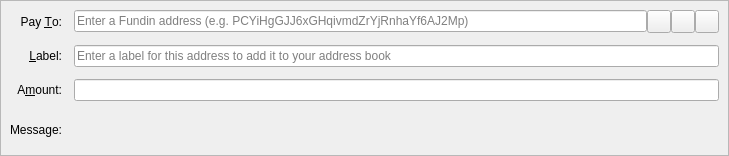
<?xml version="1.0" encoding="UTF-8"?>
<ui version="4.0">
 <class>SendCoinsEntry</class>
 <widget class="QStackedWidget" name="SendCoinsEntry">
  <property name="geometry">
   <rect>
    <x>0</x>
    <y>0</y>
    <width>729</width>
    <height>156</height>
   </rect>
  </property>
  <property name="focusPolicy">
   <enum>Qt::TabFocus</enum>
  </property>
  <property name="autoFillBackground">
   <bool>false</bool>
  </property>
  <widget class="QFrame" name="SendCoins">
   <property name="toolTip">
    <string>This is a normal payment.</string>
   </property>
   <property name="frameShape">
    <enum>QFrame::StyledPanel</enum>
   </property>
   <property name="frameShadow">
    <enum>QFrame::Sunken</enum>
   </property>
   <layout class="QGridLayout" name="gridLayout">
    <property name="spacing">
     <number>12</number>
    </property>
    <item row="0" column="0">
     <widget class="QLabel" name="payToLabel">
      <property name="text">
       <string>Pay &amp;To:</string>
      </property>
      <property name="alignment">
       <set>Qt::AlignRight|Qt::AlignTrailing|Qt::AlignVCenter</set>
      </property>
      <property name="buddy">
       <cstring>payTo</cstring>
      </property>
     </widget>
    </item>
    <item row="0" column="1">
     <layout class="QHBoxLayout" name="payToLayout">
      <property name="spacing">
       <number>0</number>
      </property>
      <item>
       <widget class="QValidatedLineEdit" name="payTo">
        <property name="toolTip">
         <string>The Fundin address to send the payment to</string>
        </property>
        <property name="inputMask">
         <string/>
        </property>
        <property name="placeholderText">
         <string>Enter a Fundin address (e.g. PCYiHgGJJ6xGHqivmdZrYjRnhaYf6AJ2Mp)</string>
        </property>
       </widget>
      </item>
      <item>
       <widget class="QToolButton" name="addressBookButton">
        <property name="toolTip">
         <string>Choose previously used address</string>
        </property>
        <property name="text">
         <string/>
        </property>
        <property name="icon">
         <iconset resource="../fundin.qrc">
          <normaloff>:/icons/address-book</normaloff>:/icons/address-book</iconset>
        </property>
        <property name="iconSize">
         <size>
          <width>16</width>
          <height>16</height>
         </size>
        </property>
        <property name="shortcut">
         <string>Alt+A</string>
        </property>
       </widget>
      </item>
      <item>
       <widget class="QToolButton" name="pasteButton">
        <property name="toolTip">
         <string>Paste address from clipboard</string>
        </property>
        <property name="text">
         <string/>
        </property>
        <property name="icon">
         <iconset resource="../fundin.qrc">
          <normaloff>:/icons/editpaste</normaloff>:/icons/editpaste</iconset>
        </property>
        <property name="shortcut">
         <string>Alt+P</string>
        </property>
       </widget>
      </item>
      <item>
       <widget class="QToolButton" name="deleteButton">
        <property name="toolTip">
         <string>Remove this entry</string>
        </property>
        <property name="text">
         <string/>
        </property>
        <property name="icon">
         <iconset resource="../fundin.qrc">
          <normaloff>:/icons/remove</normaloff>:/icons/remove</iconset>
        </property>
       </widget>
      </item>
     </layout>
    </item>
    <item row="1" column="0">
     <widget class="QLabel" name="labelLabel">
      <property name="text">
       <string>&amp;Label:</string>
      </property>
      <property name="alignment">
       <set>Qt::AlignRight|Qt::AlignTrailing|Qt::AlignVCenter</set>
      </property>
      <property name="buddy">
       <cstring>addAsLabel</cstring>
      </property>
     </widget>
    </item>
    <item row="1" column="1">
     <widget class="QLineEdit" name="addAsLabel">
      <property name="toolTip">
       <string>Enter a label for this address to add it to the list of used addresses</string>
      </property>
      <property name="inputMask">
       <string/>
      </property>
      <property name="placeholderText">
       <string>Enter a label for this address to add it to your address book</string>
      </property>
     </widget>
    </item>
    <item row="2" column="0">
     <widget class="QLabel" name="amountLabel">
      <property name="text">
       <string>A&amp;mount:</string>
      </property>
      <property name="alignment">
       <set>Qt::AlignRight|Qt::AlignTrailing|Qt::AlignVCenter</set>
      </property>
      <property name="buddy">
       <cstring>payAmount</cstring>
      </property>
     </widget>
    </item>
    <item row="2" column="1">
     <widget class="BitcoinAmountField" name="payAmount"/>
    </item>
    <item row="3" column="0">
     <widget class="QLabel" name="messageLabel">
      <property name="text">
       <string>Message:</string>
      </property>
      <property name="alignment">
       <set>Qt::AlignRight|Qt::AlignTrailing|Qt::AlignVCenter</set>
      </property>
     </widget>
    </item>
    <item row="3" column="1">
     <widget class="QLabel" name="messageTextLabel">
      <property name="toolTip">
       <string>A message that was attached to the Fundin: URI which will be stored with the transaction for your reference. Note: This message will not be sent over the Fundin network.</string>
      </property>
      <property name="textFormat">
       <enum>Qt::PlainText</enum>
      </property>
     </widget>
    </item>
   </layout>
  </widget>
  <widget class="QFrame" name="SendCoins_InsecurePaymentRequest">
   <property name="palette">
    <palette>
     <active>
      <colorrole role="WindowText">
       <brush brushstyle="SolidPattern">
        <color alpha="255">
         <red>0</red>
         <green>0</green>
         <blue>0</blue>
        </color>
       </brush>
      </colorrole>
      <colorrole role="Button">
       <brush brushstyle="SolidPattern">
        <color alpha="255">
         <red>255</red>
         <green>255</green>
         <blue>127</blue>
        </color>
       </brush>
      </colorrole>
      <colorrole role="Light">
       <brush brushstyle="SolidPattern">
        <color alpha="255">
         <red>255</red>
         <green>255</green>
         <blue>255</blue>
        </color>
       </brush>
      </colorrole>
      <colorrole role="Midlight">
       <brush brushstyle="SolidPattern">
        <color alpha="255">
         <red>255</red>
         <green>255</green>
         <blue>191</blue>
        </color>
       </brush>
      </colorrole>
      <colorrole role="Dark">
       <brush brushstyle="SolidPattern">
        <color alpha="255">
         <red>127</red>
         <green>127</green>
         <blue>63</blue>
        </color>
       </brush>
      </colorrole>
      <colorrole role="Mid">
       <brush brushstyle="SolidPattern">
        <color alpha="255">
         <red>170</red>
         <green>170</green>
         <blue>84</blue>
        </color>
       </brush>
      </colorrole>
      <colorrole role="Text">
       <brush brushstyle="SolidPattern">
        <color alpha="255">
         <red>0</red>
         <green>0</green>
         <blue>0</blue>
        </color>
       </brush>
      </colorrole>
      <colorrole role="BrightText">
       <brush brushstyle="SolidPattern">
        <color alpha="255">
         <red>255</red>
         <green>255</green>
         <blue>255</blue>
        </color>
       </brush>
      </colorrole>
      <colorrole role="ButtonText">
       <brush brushstyle="SolidPattern">
        <color alpha="255">
         <red>0</red>
         <green>0</green>
         <blue>0</blue>
        </color>
       </brush>
      </colorrole>
      <colorrole role="Base">
       <brush brushstyle="SolidPattern">
        <color alpha="255">
         <red>255</red>
         <green>255</green>
         <blue>255</blue>
        </color>
       </brush>
      </colorrole>
      <colorrole role="Window">
       <brush brushstyle="SolidPattern">
        <color alpha="255">
         <red>255</red>
         <green>255</green>
         <blue>127</blue>
        </color>
       </brush>
      </colorrole>
      <colorrole role="Shadow">
       <brush brushstyle="SolidPattern">
        <color alpha="255">
         <red>0</red>
         <green>0</green>
         <blue>0</blue>
        </color>
       </brush>
      </colorrole>
      <colorrole role="AlternateBase">
       <brush brushstyle="SolidPattern">
        <color alpha="255">
         <red>255</red>
         <green>255</green>
         <blue>191</blue>
        </color>
       </brush>
      </colorrole>
      <colorrole role="ToolTipBase">
       <brush brushstyle="SolidPattern">
        <color alpha="255">
         <red>255</red>
         <green>255</green>
         <blue>220</blue>
        </color>
       </brush>
      </colorrole>
      <colorrole role="ToolTipText">
       <brush brushstyle="SolidPattern">
        <color alpha="255">
         <red>0</red>
         <green>0</green>
         <blue>0</blue>
        </color>
       </brush>
      </colorrole>
     </active>
     <inactive>
      <colorrole role="WindowText">
       <brush brushstyle="SolidPattern">
        <color alpha="255">
         <red>0</red>
         <green>0</green>
         <blue>0</blue>
        </color>
       </brush>
      </colorrole>
      <colorrole role="Button">
       <brush brushstyle="SolidPattern">
        <color alpha="255">
         <red>255</red>
         <green>255</green>
         <blue>127</blue>
        </color>
       </brush>
      </colorrole>
      <colorrole role="Light">
       <brush brushstyle="SolidPattern">
        <color alpha="255">
         <red>255</red>
         <green>255</green>
         <blue>255</blue>
        </color>
       </brush>
      </colorrole>
      <colorrole role="Midlight">
       <brush brushstyle="SolidPattern">
        <color alpha="255">
         <red>255</red>
         <green>255</green>
         <blue>191</blue>
        </color>
       </brush>
      </colorrole>
      <colorrole role="Dark">
       <brush brushstyle="SolidPattern">
        <color alpha="255">
         <red>127</red>
         <green>127</green>
         <blue>63</blue>
        </color>
       </brush>
      </colorrole>
      <colorrole role="Mid">
       <brush brushstyle="SolidPattern">
        <color alpha="255">
         <red>170</red>
         <green>170</green>
         <blue>84</blue>
        </color>
       </brush>
      </colorrole>
      <colorrole role="Text">
       <brush brushstyle="SolidPattern">
        <color alpha="255">
         <red>0</red>
         <green>0</green>
         <blue>0</blue>
        </color>
       </brush>
      </colorrole>
      <colorrole role="BrightText">
       <brush brushstyle="SolidPattern">
        <color alpha="255">
         <red>255</red>
         <green>255</green>
         <blue>255</blue>
        </color>
       </brush>
      </colorrole>
      <colorrole role="ButtonText">
       <brush brushstyle="SolidPattern">
        <color alpha="255">
         <red>0</red>
         <green>0</green>
         <blue>0</blue>
        </color>
       </brush>
      </colorrole>
      <colorrole role="Base">
       <brush brushstyle="SolidPattern">
        <color alpha="255">
         <red>255</red>
         <green>255</green>
         <blue>255</blue>
        </color>
       </brush>
      </colorrole>
      <colorrole role="Window">
       <brush brushstyle="SolidPattern">
        <color alpha="255">
         <red>255</red>
         <green>255</green>
         <blue>127</blue>
        </color>
       </brush>
      </colorrole>
      <colorrole role="Shadow">
       <brush brushstyle="SolidPattern">
        <color alpha="255">
         <red>0</red>
         <green>0</green>
         <blue>0</blue>
        </color>
       </brush>
      </colorrole>
      <colorrole role="AlternateBase">
       <brush brushstyle="SolidPattern">
        <color alpha="255">
         <red>255</red>
         <green>255</green>
         <blue>191</blue>
        </color>
       </brush>
      </colorrole>
      <colorrole role="ToolTipBase">
       <brush brushstyle="SolidPattern">
        <color alpha="255">
         <red>255</red>
         <green>255</green>
         <blue>220</blue>
        </color>
       </brush>
      </colorrole>
      <colorrole role="ToolTipText">
       <brush brushstyle="SolidPattern">
        <color alpha="255">
         <red>0</red>
         <green>0</green>
         <blue>0</blue>
        </color>
       </brush>
      </colorrole>
     </inactive>
     <disabled>
      <colorrole role="WindowText">
       <brush brushstyle="SolidPattern">
        <color alpha="255">
         <red>127</red>
         <green>127</green>
         <blue>63</blue>
        </color>
       </brush>
      </colorrole>
      <colorrole role="Button">
       <brush brushstyle="SolidPattern">
        <color alpha="255">
         <red>255</red>
         <green>255</green>
         <blue>127</blue>
        </color>
       </brush>
      </colorrole>
      <colorrole role="Light">
       <brush brushstyle="SolidPattern">
        <color alpha="255">
         <red>255</red>
         <green>255</green>
         <blue>255</blue>
        </color>
       </brush>
      </colorrole>
      <colorrole role="Midlight">
       <brush brushstyle="SolidPattern">
        <color alpha="255">
         <red>255</red>
         <green>255</green>
         <blue>191</blue>
        </color>
       </brush>
      </colorrole>
      <colorrole role="Dark">
       <brush brushstyle="SolidPattern">
        <color alpha="255">
         <red>127</red>
         <green>127</green>
         <blue>63</blue>
        </color>
       </brush>
      </colorrole>
      <colorrole role="Mid">
       <brush brushstyle="SolidPattern">
        <color alpha="255">
         <red>170</red>
         <green>170</green>
         <blue>84</blue>
        </color>
       </brush>
      </colorrole>
      <colorrole role="Text">
       <brush brushstyle="SolidPattern">
        <color alpha="255">
         <red>127</red>
         <green>127</green>
         <blue>63</blue>
        </color>
       </brush>
      </colorrole>
      <colorrole role="BrightText">
       <brush brushstyle="SolidPattern">
        <color alpha="255">
         <red>255</red>
         <green>255</green>
         <blue>255</blue>
        </color>
       </brush>
      </colorrole>
      <colorrole role="ButtonText">
       <brush brushstyle="SolidPattern">
        <color alpha="255">
         <red>127</red>
         <green>127</green>
         <blue>63</blue>
        </color>
       </brush>
      </colorrole>
      <colorrole role="Base">
       <brush brushstyle="SolidPattern">
        <color alpha="255">
         <red>255</red>
         <green>255</green>
         <blue>127</blue>
        </color>
       </brush>
      </colorrole>
      <colorrole role="Window">
       <brush brushstyle="SolidPattern">
        <color alpha="255">
         <red>255</red>
         <green>255</green>
         <blue>127</blue>
        </color>
       </brush>
      </colorrole>
      <colorrole role="Shadow">
       <brush brushstyle="SolidPattern">
        <color alpha="255">
         <red>0</red>
         <green>0</green>
         <blue>0</blue>
        </color>
       </brush>
      </colorrole>
      <colorrole role="AlternateBase">
       <brush brushstyle="SolidPattern">
        <color alpha="255">
         <red>255</red>
         <green>255</green>
         <blue>127</blue>
        </color>
       </brush>
      </colorrole>
      <colorrole role="ToolTipBase">
       <brush brushstyle="SolidPattern">
        <color alpha="255">
         <red>255</red>
         <green>255</green>
         <blue>220</blue>
        </color>
       </brush>
      </colorrole>
      <colorrole role="ToolTipText">
       <brush brushstyle="SolidPattern">
        <color alpha="255">
         <red>0</red>
         <green>0</green>
         <blue>0</blue>
        </color>
       </brush>
      </colorrole>
     </disabled>
    </palette>
   </property>
   <property name="toolTip">
    <string>This is an unverified payment request.</string>
   </property>
   <property name="autoFillBackground">
    <bool>true</bool>
   </property>
   <property name="frameShape">
    <enum>QFrame::StyledPanel</enum>
   </property>
   <property name="frameShadow">
    <enum>QFrame::Sunken</enum>
   </property>
   <layout class="QGridLayout" name="gridLayout_is">
    <property name="spacing">
     <number>12</number>
    </property>
    <item row="0" column="0">
     <widget class="QLabel" name="payToLabel_is">
      <property name="text">
       <string>Pay To:</string>
      </property>
      <property name="alignment">
       <set>Qt::AlignRight|Qt::AlignTrailing|Qt::AlignVCenter</set>
      </property>
     </widget>
    </item>
    <item row="0" column="1">
     <layout class="QHBoxLayout" name="payToLayout_is">
      <property name="spacing">
       <number>0</number>
      </property>
      <item>
       <widget class="QLabel" name="payTo_is"/>
      </item>
      <item>
       <widget class="QToolButton" name="deleteButton_is">
        <property name="toolTip">
         <string>Remove this entry</string>
        </property>
        <property name="text">
         <string/>
        </property>
        <property name="icon">
         <iconset resource="../fundin.qrc">
          <normaloff>:/icons/remove</normaloff>:/icons/remove</iconset>
        </property>
       </widget>
      </item>
     </layout>
    </item>
    <item row="1" column="0">
     <widget class="QLabel" name="memoLabel_is">
      <property name="text">
       <string>Memo:</string>
      </property>
      <property name="alignment">
       <set>Qt::AlignRight|Qt::AlignTrailing|Qt::AlignVCenter</set>
      </property>
     </widget>
    </item>
    <item row="1" column="1">
     <widget class="QLabel" name="memoTextLabel_is">
      <property name="textFormat">
       <enum>Qt::PlainText</enum>
      </property>
     </widget>
    </item>
    <item row="2" column="0">
     <widget class="QLabel" name="amountLabel_is">
      <property name="text">
       <string>A&amp;mount:</string>
      </property>
      <property name="alignment">
       <set>Qt::AlignRight|Qt::AlignTrailing|Qt::AlignVCenter</set>
      </property>
      <property name="buddy">
       <cstring>payAmount_is</cstring>
      </property>
     </widget>
    </item>
    <item row="2" column="1">
     <widget class="BitcoinAmountField" name="payAmount_is">
      <property name="acceptDrops">
       <bool>false</bool>
      </property>
     </widget>
    </item>
   </layout>
  </widget>
  <widget class="QFrame" name="SendCoins_SecurePaymentRequest">
   <property name="palette">
    <palette>
     <active>
      <colorrole role="WindowText">
       <brush brushstyle="SolidPattern">
        <color alpha="255">
         <red>0</red>
         <green>0</green>
         <blue>0</blue>
        </color>
       </brush>
      </colorrole>
      <colorrole role="Button">
       <brush brushstyle="SolidPattern">
        <color alpha="255">
         <red>140</red>
         <green>232</green>
         <blue>119</blue>
        </color>
       </brush>
      </colorrole>
      <colorrole role="Light">
       <brush brushstyle="SolidPattern">
        <color alpha="255">
         <red>230</red>
         <green>255</green>
         <blue>224</blue>
        </color>
       </brush>
      </colorrole>
      <colorrole role="Midlight">
       <brush brushstyle="SolidPattern">
        <color alpha="255">
         <red>185</red>
         <green>243</green>
         <blue>171</blue>
        </color>
       </brush>
      </colorrole>
      <colorrole role="Dark">
       <brush brushstyle="SolidPattern">
        <color alpha="255">
         <red>70</red>
         <green>116</green>
         <blue>59</blue>
        </color>
       </brush>
      </colorrole>
      <colorrole role="Mid">
       <brush brushstyle="SolidPattern">
        <color alpha="255">
         <red>93</red>
         <green>155</green>
         <blue>79</blue>
        </color>
       </brush>
      </colorrole>
      <colorrole role="Text">
       <brush brushstyle="SolidPattern">
        <color alpha="255">
         <red>0</red>
         <green>0</green>
         <blue>0</blue>
        </color>
       </brush>
      </colorrole>
      <colorrole role="BrightText">
       <brush brushstyle="SolidPattern">
        <color alpha="255">
         <red>155</red>
         <green>255</green>
         <blue>147</blue>
        </color>
       </brush>
      </colorrole>
      <colorrole role="ButtonText">
       <brush brushstyle="SolidPattern">
        <color alpha="255">
         <red>0</red>
         <green>0</green>
         <blue>0</blue>
        </color>
       </brush>
      </colorrole>
      <colorrole role="Base">
       <brush brushstyle="SolidPattern">
        <color alpha="255">
         <red>119</red>
         <green>255</green>
         <blue>233</blue>
        </color>
       </brush>
      </colorrole>
      <colorrole role="Window">
       <brush brushstyle="SolidPattern">
        <color alpha="255">
         <red>140</red>
         <green>232</green>
         <blue>119</blue>
        </color>
       </brush>
      </colorrole>
      <colorrole role="Shadow">
       <brush brushstyle="SolidPattern">
        <color alpha="255">
         <red>0</red>
         <green>0</green>
         <blue>0</blue>
        </color>
       </brush>
      </colorrole>
      <colorrole role="AlternateBase">
       <brush brushstyle="SolidPattern">
        <color alpha="255">
         <red>197</red>
         <green>243</green>
         <blue>187</blue>
        </color>
       </brush>
      </colorrole>
      <colorrole role="NoRole">
       <brush brushstyle="SolidPattern">
        <color alpha="255">
         <red>125</red>
         <green>194</green>
         <blue>122</blue>
        </color>
       </brush>
      </colorrole>
      <colorrole role="ToolTipBase">
       <brush brushstyle="SolidPattern">
        <color alpha="255">
         <red>255</red>
         <green>255</green>
         <blue>220</blue>
        </color>
       </brush>
      </colorrole>
      <colorrole role="ToolTipText">
       <brush brushstyle="SolidPattern">
        <color alpha="255">
         <red>0</red>
         <green>0</green>
         <blue>0</blue>
        </color>
       </brush>
      </colorrole>
     </active>
     <inactive>
      <colorrole role="WindowText">
       <brush brushstyle="SolidPattern">
        <color alpha="255">
         <red>0</red>
         <green>0</green>
         <blue>0</blue>
        </color>
       </brush>
      </colorrole>
      <colorrole role="Button">
       <brush brushstyle="SolidPattern">
        <color alpha="255">
         <red>140</red>
         <green>232</green>
         <blue>119</blue>
        </color>
       </brush>
      </colorrole>
      <colorrole role="Light">
       <brush brushstyle="SolidPattern">
        <color alpha="255">
         <red>230</red>
         <green>255</green>
         <blue>224</blue>
        </color>
       </brush>
      </colorrole>
      <colorrole role="Midlight">
       <brush brushstyle="SolidPattern">
        <color alpha="255">
         <red>185</red>
         <green>243</green>
         <blue>171</blue>
        </color>
       </brush>
      </colorrole>
      <colorrole role="Dark">
       <brush brushstyle="SolidPattern">
        <color alpha="255">
         <red>70</red>
         <green>116</green>
         <blue>59</blue>
        </color>
       </brush>
      </colorrole>
      <colorrole role="Mid">
       <brush brushstyle="SolidPattern">
        <color alpha="255">
         <red>93</red>
         <green>155</green>
         <blue>79</blue>
        </color>
       </brush>
      </colorrole>
      <colorrole role="Text">
       <brush brushstyle="SolidPattern">
        <color alpha="255">
         <red>0</red>
         <green>0</green>
         <blue>0</blue>
        </color>
       </brush>
      </colorrole>
      <colorrole role="BrightText">
       <brush brushstyle="SolidPattern">
        <color alpha="255">
         <red>155</red>
         <green>255</green>
         <blue>147</blue>
        </color>
       </brush>
      </colorrole>
      <colorrole role="ButtonText">
       <brush brushstyle="SolidPattern">
        <color alpha="255">
         <red>0</red>
         <green>0</green>
         <blue>0</blue>
        </color>
       </brush>
      </colorrole>
      <colorrole role="Base">
       <brush brushstyle="SolidPattern">
        <color alpha="255">
         <red>119</red>
         <green>255</green>
         <blue>233</blue>
        </color>
       </brush>
      </colorrole>
      <colorrole role="Window">
       <brush brushstyle="SolidPattern">
        <color alpha="255">
         <red>140</red>
         <green>232</green>
         <blue>119</blue>
        </color>
       </brush>
      </colorrole>
      <colorrole role="Shadow">
       <brush brushstyle="SolidPattern">
        <color alpha="255">
         <red>0</red>
         <green>0</green>
         <blue>0</blue>
        </color>
       </brush>
      </colorrole>
      <colorrole role="AlternateBase">
       <brush brushstyle="SolidPattern">
        <color alpha="255">
         <red>197</red>
         <green>243</green>
         <blue>187</blue>
        </color>
       </brush>
      </colorrole>
      <colorrole role="NoRole">
       <brush brushstyle="SolidPattern">
        <color alpha="255">
         <red>125</red>
         <green>194</green>
         <blue>122</blue>
        </color>
       </brush>
      </colorrole>
      <colorrole role="ToolTipBase">
       <brush brushstyle="SolidPattern">
        <color alpha="255">
         <red>255</red>
         <green>255</green>
         <blue>220</blue>
        </color>
       </brush>
      </colorrole>
      <colorrole role="ToolTipText">
       <brush brushstyle="SolidPattern">
        <color alpha="255">
         <red>0</red>
         <green>0</green>
         <blue>0</blue>
        </color>
       </brush>
      </colorrole>
     </inactive>
     <disabled>
      <colorrole role="WindowText">
       <brush brushstyle="SolidPattern">
        <color alpha="255">
         <red>70</red>
         <green>116</green>
         <blue>59</blue>
        </color>
       </brush>
      </colorrole>
      <colorrole role="Button">
       <brush brushstyle="SolidPattern">
        <color alpha="255">
         <red>140</red>
         <green>232</green>
         <blue>119</blue>
        </color>
       </brush>
      </colorrole>
      <colorrole role="Light">
       <brush brushstyle="SolidPattern">
        <color alpha="255">
         <red>230</red>
         <green>255</green>
         <blue>224</blue>
        </color>
       </brush>
      </colorrole>
      <colorrole role="Midlight">
       <brush brushstyle="SolidPattern">
        <color alpha="255">
         <red>185</red>
         <green>243</green>
         <blue>171</blue>
        </color>
       </brush>
      </colorrole>
      <colorrole role="Dark">
       <brush brushstyle="SolidPattern">
        <color alpha="255">
         <red>70</red>
         <green>116</green>
         <blue>59</blue>
        </color>
       </brush>
      </colorrole>
      <colorrole role="Mid">
       <brush brushstyle="SolidPattern">
        <color alpha="255">
         <red>93</red>
         <green>155</green>
         <blue>79</blue>
        </color>
       </brush>
      </colorrole>
      <colorrole role="Text">
       <brush brushstyle="SolidPattern">
        <color alpha="255">
         <red>70</red>
         <green>116</green>
         <blue>59</blue>
        </color>
       </brush>
      </colorrole>
      <colorrole role="BrightText">
       <brush brushstyle="SolidPattern">
        <color alpha="255">
         <red>155</red>
         <green>255</green>
         <blue>147</blue>
        </color>
       </brush>
      </colorrole>
      <colorrole role="ButtonText">
       <brush brushstyle="SolidPattern">
        <color alpha="255">
         <red>70</red>
         <green>116</green>
         <blue>59</blue>
        </color>
       </brush>
      </colorrole>
      <colorrole role="Base">
       <brush brushstyle="SolidPattern">
        <color alpha="255">
         <red>140</red>
         <green>232</green>
         <blue>119</blue>
        </color>
       </brush>
      </colorrole>
      <colorrole role="Window">
       <brush brushstyle="SolidPattern">
        <color alpha="255">
         <red>140</red>
         <green>232</green>
         <blue>119</blue>
        </color>
       </brush>
      </colorrole>
      <colorrole role="Shadow">
       <brush brushstyle="SolidPattern">
        <color alpha="255">
         <red>0</red>
         <green>0</green>
         <blue>0</blue>
        </color>
       </brush>
      </colorrole>
      <colorrole role="AlternateBase">
       <brush brushstyle="SolidPattern">
        <color alpha="255">
         <red>140</red>
         <green>232</green>
         <blue>119</blue>
        </color>
       </brush>
      </colorrole>
      <colorrole role="NoRole">
       <brush brushstyle="SolidPattern">
        <color alpha="255">
         <red>125</red>
         <green>194</green>
         <blue>122</blue>
        </color>
       </brush>
      </colorrole>
      <colorrole role="ToolTipBase">
       <brush brushstyle="SolidPattern">
        <color alpha="255">
         <red>255</red>
         <green>255</green>
         <blue>220</blue>
        </color>
       </brush>
      </colorrole>
      <colorrole role="ToolTipText">
       <brush brushstyle="SolidPattern">
        <color alpha="255">
         <red>0</red>
         <green>0</green>
         <blue>0</blue>
        </color>
       </brush>
      </colorrole>
     </disabled>
    </palette>
   </property>
   <property name="toolTip">
    <string>This is a verified payment request.</string>
   </property>
   <property name="autoFillBackground">
    <bool>true</bool>
   </property>
   <property name="frameShape">
    <enum>QFrame::StyledPanel</enum>
   </property>
   <property name="frameShadow">
    <enum>QFrame::Sunken</enum>
   </property>
   <layout class="QGridLayout" name="gridLayout_s">
    <property name="spacing">
     <number>12</number>
    </property>
    <item row="0" column="0">
     <widget class="QLabel" name="payToLabel_s">
      <property name="text">
       <string>Pay To:</string>
      </property>
      <property name="alignment">
       <set>Qt::AlignRight|Qt::AlignTrailing|Qt::AlignVCenter</set>
      </property>
     </widget>
    </item>
    <item row="0" column="1">
     <layout class="QHBoxLayout" name="payToLayout_s">
      <property name="spacing">
       <number>0</number>
      </property>
      <item>
       <widget class="QLabel" name="payTo_s">
        <property name="textFormat">
         <enum>Qt::PlainText</enum>
        </property>
       </widget>
      </item>
      <item>
       <widget class="QToolButton" name="deleteButton_s">
        <property name="toolTip">
         <string>Remove this entry</string>
        </property>
        <property name="text">
         <string/>
        </property>
        <property name="icon">
         <iconset resource="../fundin.qrc">
          <normaloff>:/icons/remove</normaloff>:/icons/remove</iconset>
        </property>
       </widget>
      </item>
     </layout>
    </item>
    <item row="1" column="0">
     <widget class="QLabel" name="memoLabel_s">
      <property name="text">
       <string>Memo:</string>
      </property>
      <property name="alignment">
       <set>Qt::AlignRight|Qt::AlignTrailing|Qt::AlignVCenter</set>
      </property>
     </widget>
    </item>
    <item row="1" column="1">
     <widget class="QLabel" name="memoTextLabel_s">
      <property name="textFormat">
       <enum>Qt::PlainText</enum>
      </property>
     </widget>
    </item>
    <item row="2" column="0">
     <widget class="QLabel" name="amountLabel_s">
      <property name="text">
       <string>A&amp;mount:</string>
      </property>
      <property name="alignment">
       <set>Qt::AlignRight|Qt::AlignTrailing|Qt::AlignVCenter</set>
      </property>
      <property name="buddy">
       <cstring>payAmount_s</cstring>
      </property>
     </widget>
    </item>
    <item row="2" column="1">
     <widget class="BitcoinAmountField" name="payAmount_s">
      <property name="acceptDrops">
       <bool>false</bool>
      </property>
     </widget>
    </item>
   </layout>
  </widget>
 </widget>
 <customwidgets>
  <customwidget>
   <class>QValidatedLineEdit</class>
   <extends>QLineEdit</extends>
   <header>qvalidatedlineedit.h</header>
  </customwidget>
  <customwidget>
   <class>BitcoinAmountField</class>
   <extends>QLineEdit</extends>
   <header>bitcoinamountfield.h</header>
   <container>1</container>
  </customwidget>
 </customwidgets>
 <tabstops>
  <tabstop>payTo</tabstop>
  <tabstop>addressBookButton</tabstop>
  <tabstop>pasteButton</tabstop>
  <tabstop>deleteButton</tabstop>
  <tabstop>addAsLabel</tabstop>
  <tabstop>payAmount</tabstop>
  <tabstop>payAmount_is</tabstop>
  <tabstop>deleteButton_is</tabstop>
  <tabstop>payAmount_s</tabstop>
  <tabstop>deleteButton_s</tabstop>
 </tabstops>
 <resources>
  <include location="../fundin.qrc"/>
 </resources>
 <connections/>
</ui>
